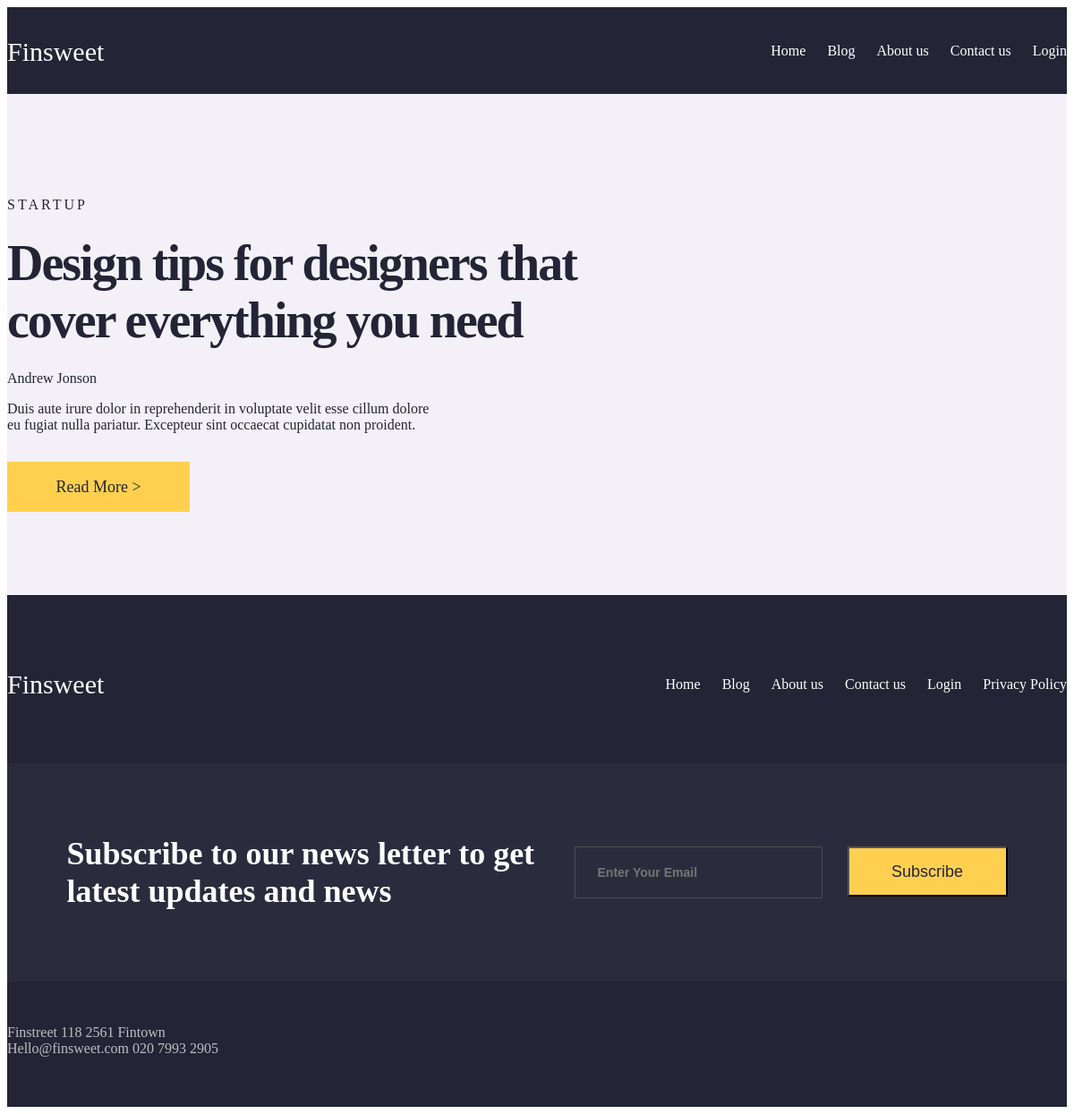
The page /home on the database its author committed.
### tables this page shows
CREATE TABLE mainmenu(
    id INTEGER PRIMARY KEY AUTOINCREMENT,
    title TEXT NOT NULL,
    url TEXT NOT NULL
);

CREATE TABLE category(
    id INTEGER PRIMARY KEY AUTOINCREMENT,
    category_title TEXT NOT NULL
);

CREATE TABLE posts(
    id INTEGER PRIMARY KEY AUTOINCREMENT,
    category INTEGER NOT NULL,
    title TEXT NOT NULL,
    short_text TEXT NOT NULL,
    text TEXT NOT NULL,
    img TEXT NOT NULL, author INTEGER NOT NULL, time INTEGER NOT NULL);

CREATE TABLE author(
    id INTEGER PRIMARY KEY AUTOINCREMENT,
    author_name TEXT NOT NULL
);

### flsite.py (the view)
@app.route('/')
@app.route('/home')
def home():
    db = get_db()
    menu = FDataBase(db)
    return render_template('index.html', title='Home', menu=menu.get_menu(), post=menu.get_post(2))

### FDataBase.py (called while the page is built)
    def get_menu(self):
        sql = 'SELECT * FROM mainmenu'
        try:
            self.__cur.execute(sql)
            res = self.__cur.fetchall()
            if res:
                return res
        except IOError:
            print('Ошибка чтения из базы данных')
        return []

    def get_post(self, post_id):
        sql = f'SELECT c.category_title, p.id, p.title, p.short_text, p.text, p.time, a.author_name FROM posts as p, category as c,' \
              f' author as a WHERE  a.id == p.author AND c.id = p.category AND p.id={post_id}'
        try:
            self.__cur.execute(sql)
            res = self.__cur.fetchone()
            if res:
                return res
        except IOError:
            print('Ошибка чтения из базы данных')
        return []

### flsite.py (called while the page is built)
def connect_db():
    con = sqlite3.connect(app.config['DATABASE'])
    con.row_factory = sqlite3.Row
    return con

def get_db():
    if not hasattr(g, 'link_db'):
        g.link_db = connect_db()
    return g.link_db

### templates/index.html
{% extends 'base.html' %} {% block content %} {{ super() }} {% endblock %}

### templates/base.html (shortened to what this page needs)
<!DOCTYPE html>
<html lang="en">
  <head>
    <link
      rel="stylesheet"
      href="{{ url_for('static', filename='css/style.css') }}"
    />
  </head>
  <body>
    {% block menu %}
    <div class="menu">
      <div class="content">
        <div class="menu__title">
          <p>Finsweet</p>
          <ul class="menu__menu">
            {%for m in menu%}
            <li><a href="{{m.url}}">{{m.title}}</a></li>
            {%endfor%}
          </ul>
        </div>
      </div>
    </div>
    {% endblock menu%}
    {% block post %}
    {% if post %}
    <div class="header">
      <div class="content">
        <div class="header__info">
          <h4>{{post.category_title}}</h4>
          <h1>{{post.title}}</h1>
          <p>{{post.author_name}}</p>
          <p>
            {{post.short_text}}
          </p>
          <div class="header__btn" > <a href="{{url_for('blog_post', id_post=post.id)}}">Read More ></a></div>
        </div>
      </div>
    </div>
    {% endif%}
    {% endblock post%}
    {% block content%} {% endblock content%} {%block footer
    %}
    <div class="footer">
      <div class="content">
        <div class="footer__info">
          <div class="footer__menu">
            <p>Finsweet</p>
            <ul class="footer__menu__ul">
              {%for m in menu%}
              <li><a href="{{m.url}}">{{m.title}}</a></li>
              {%endfor%}
              <li><a href="privacy_policy">Privacy Policy</a></li>
            </ul>
          </div>
          <div class="footer__form">
           <p>Subscribe to our news letter to get latest updates and news</p>
            <form action="#">
              <field class="footer__form__field">
              <input type="email" name="email" placeholder="Enter Your Email" required />
              <input type="submit" value="Subscribe" />
            </form></field>
          </div>
          <div class="footer__address">
            <p>
              Finstreet 118 2561 Fintown
            </p>
            <p>Hello@finsweet.com  020 7993 2905</p>
          </div>
        </div>
      </div>
    </div>
    {% endblock footer %}
  </body>
</html>

### static/css/style.css (style rules this page uses)
.content { margin: 0 auto; max-width: 1200px; box-sizing: border-box; }
.menu, .footer { background-color: #232536; }
.menu__title { display: flex; flex-direction: row; justify-content: space-between; align-items: center; }
.menu__menu { display: flex; flex-direction: row; justify-content: space-around; font-size: 16px; }
.menu__menu li { list-style: none; }
.menu__menu a { font-size: 16px; color: #ffffff; margin-left: 24px; text-decoration: none; }
.menu__title p { font-size: 30px; color: #ffffff; margin: 33px 0 30px 0; }
.header { background: #f4f0f8; }
.header__info { padding: 94px 0 93px 0; }
.header__info h4 { font-weight: 500; font-size: 16px; letter-spacing: 3px; text-transform: uppercase; color: #232536; }
.header__info h1 { font-style: normal; font-weight: 700; font-size: 56px; letter-spacing: -2px; color: #232536; margin: 24px 500px 24px 0; }
.header__info p { font-weight: 400; font-size: 16px; color: #232536; margin: 0 700px 16px 0; }
.header__btn { width: 204px; height: 56px; left: 80px; top: 552px; background: #ffd050; display: flex; align-items: center; justify-content: center; margin-top: 32px; cursor: pointer; }
.header__btn a, .new_post a { text-decoration: none; font-size: 18px; color: #232536; }
.footer__menu { padding: 70px 0 58px 0; }
.footer__menu, .footer__menu__ul { display: flex; flex-direction: row; justify-content: space-between; align-items: center; }
.footer__menu p { font-size: 30px; margin: 0; color: #ffffff; }
.footer__menu__ul li { list-style: none; }
.footer__menu__ul a { font-size: 16px; line-height: 28px; display: flex; align-items: center; color: #ffffff; text-decoration: none; margin-left: 24px; }
.footer__form { background: #2a2c3e; padding: 80px 64px; }
.footer__form { display: flex; flex-direction: row; justify-content: space-around; align-items: center; }
.footer__form p { font-weight: 700; font-size: 36px; width: 562px; color: #ffffff; margin: 0; }
.footer__form__field input[type='email'] { border: 1px solid #4c4c4c; width: 250px; height: 28px; font-weight: 700; font-size: 14px; color: #6d6e76; padding: 14px 0 14px 25px; margin-right: 24px; background-color: #2a2c3e; }
.footer__form__field input[type='submit'] { width: 179px; height: 56px; background: #ffd050; color: #232536; font-size: 18px; line-height: 24px; }
.footer__address { padding: 48px 0 56px 0; }
.footer__address p { font-weight: 400; font-size: 16px; color: #ffffff; opacity: 0.7; margin: 0; }

### rows shown on the page
mainmenu: title "Home"
mainmenu: title "Blog"
mainmenu: title "About us"
mainmenu: title "Contact us"
mainmenu: title "Login"
category: category_title "STARTUP"
posts: title "Design tips for designers that cover everything you need", short_text "Duis aute irure dolor in reprehenderit in voluptate velit esse cillum dolore eu fugiat nulla pariatur. Excepteur sint occaecat cupidatat non proident."
author: author_name "Andrew Jonson"
